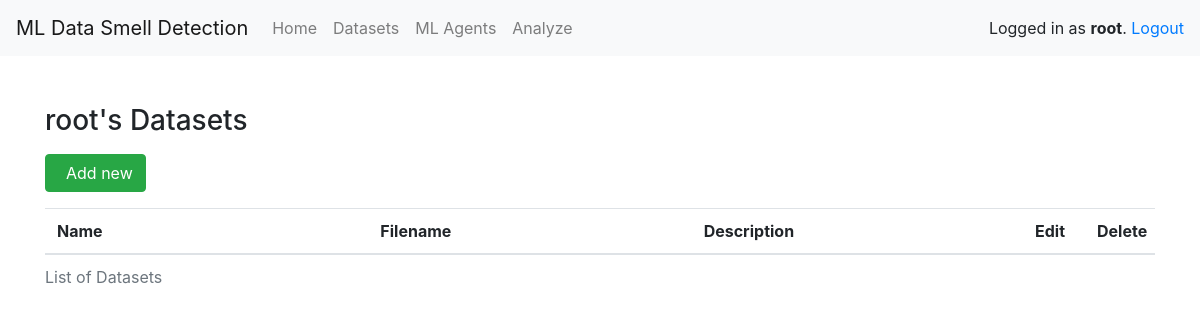
/datasets/ (signed in), run on an earlier commit of the app's database.
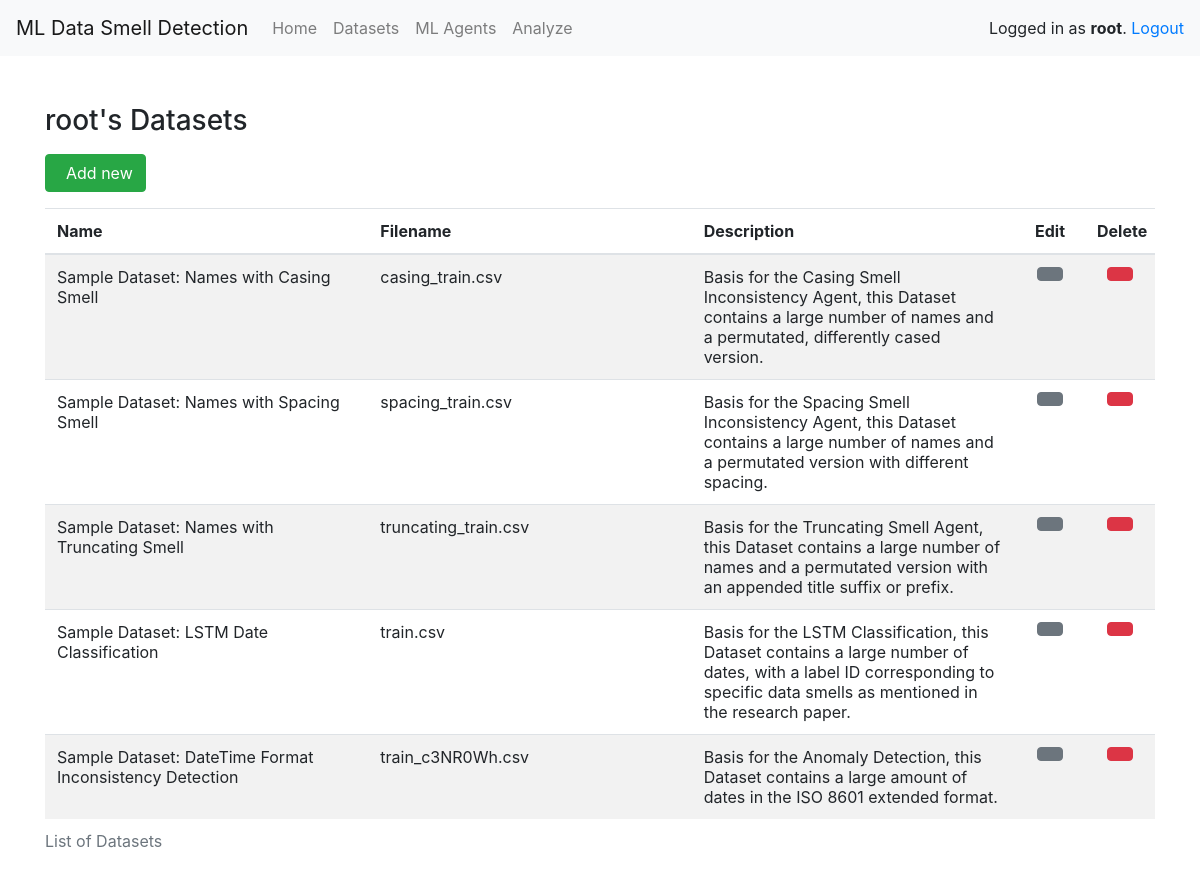
And on a later commit of the database.
### main/models.py (models this page shows)
class Dataset(models.Model):
    name = models.CharField(max_length=255)
    description = models.TextField(null=True)
    upload = models.FileField(upload_to=user_directory_path)
    col_length = models.IntegerField(null=True)
    row_length = models.IntegerField(null=True)
    user = models.ForeignKey(User, unique=False, on_delete=models.CASCADE, null=True)
    def get_filename(self):
        return os.path.basename(self.upload.name)

### main/views_datasets.py (the view)
# urls.py: path('datasets/', views_datasets.datasets, name='datasets'),
def datasets(request):
    if not request.user.is_authenticated:
        return redirect('/user/login')
    form = AddDatasetForm()
    delete_form = DeleteDatasetForm()
    delete_form.fields['id'].widget = forms.HiddenInput()
    datasets = Dataset.objects.filter(user=request.user)
    return render(request, 'main/datasets.html', {"username": request.user.username,
                    "form": form, "datasets": datasets, "deleteForm": delete_form})

### main/templates/main/datasets.html (shortened to what this page needs)
{% extends "main/baseloggedin.html" %}
{% load crispy_forms_tags %}
{% block content %}
<div class="container pt-5">
  <h3 class="mb-3">{{ username }}'s Datasets</h3>
  <button class="btn btn-success" data-toggle="modal" data-target="#addDatasetModal">Add new</button>
  <table class="table table-striped mt-3" style="table-layout:fixed;">
    <caption>List of Datasets</caption>
    <thead>
      <tr>
        <th scope="col">Name</th>
        <th scope="col">Filename</th>
        <th scope="col">Description</th>
        <th scope="col" style="width:70px;" class="text-center">Edit</th>
        <th scope="col" style="width:70px;" class="text-center">Delete</th>
      </tr>
    </thead>
    <tbody>
      {% for dataset in datasets %}
      <tr>
        <td>{{dataset.name}}</td>
        <td>{{dataset.get_filename}}</td>
        <td>{{dataset.description}}</td>
        <td class="text-center"><a href="/datasets/{{dataset.id}}"><button class="btn btn-secondary"></button></a></td>
        <td class="text-center"><button class="btn btn-danger"
            onclick="openDeleteDataset({{dataset.id}}, '{{dataset.name}}')"></button>
        </td>
      </tr>
      {% endfor %}
    </tbody>
  </table>
</div>
{% endblock %}

What changed in the data, as far as the page shows it:
added Dataset: name "Sample Dataset: Names with Casing Smell", get_filename "casing_train.csv", description "Basis for the Casing Smell Inconsistency Agent, this Dataset contains a large number of names and a permutated, differently cased version."
added Dataset: name "Sample Dataset: Names with Spacing Smell", get_filename "spacing_train.csv", description "Basis for the Spacing Smell Inconsistency Agent, this Dataset contains a large number of names and a permutated version with different spacing."
added Dataset: name "Sample Dataset: Names with Truncating Smell", get_filename "truncating_train.csv", description "Basis for the Truncating Smell Agent, this Dataset contains a large number of names and a permutated version with an appended title suffix or prefix."
added Dataset: name "Sample Dataset: LSTM Date Classification", get_filename "train.csv", description "Basis for the LSTM Classification, this Dataset contains a large number of dates, with a label ID corresponding to specific data smells as mentioned in the research paper."
added Dataset: name "Sample Dataset: DateTime Format Inconsistency Detection", get_filename "train_c3NR0Wh.csv", description "Basis for the Anomaly Detection, this Dataset contains a large amount of dates in the ISO 8601 extended format."
